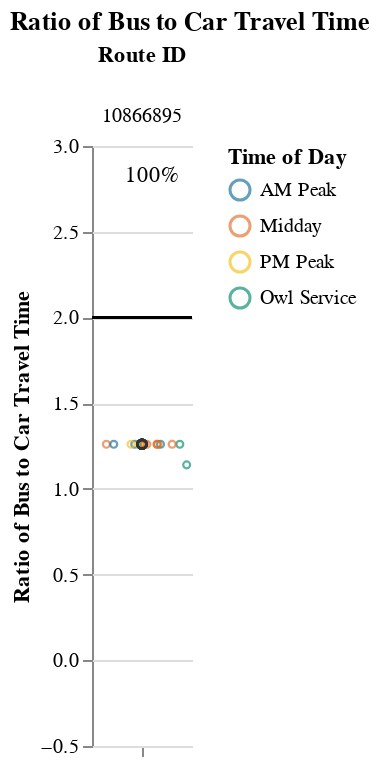
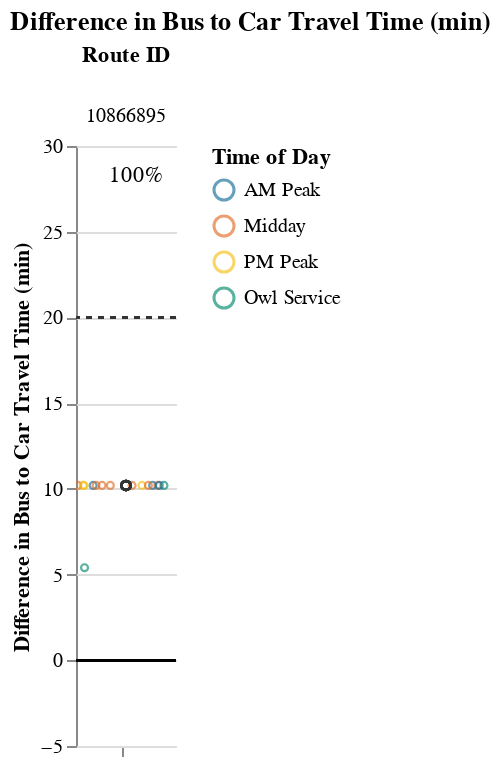

The cell these charts' notebook holds for them, in order:
### Markdown cell above
## Viable Competitive Routes
### Short Routes (< 1 hr)

### Code cell
# Allow for possibility that operator doesn't have routes that fall into certain route_groups
# But, jupyterbook will not like markdown with f-string
# separate out route_group and put in each cell, and use try/except + if to display...
# but all 3 route groups must be displayed. just add sentence about why no routes were returned at the end
route_group = "short"
try:
    display_charts_for_route_group(df, route_group)
except:
    print("No routes meet this criteria.")

### Figure 1 — Vega-Lite specification as saved in the notebook (floating-point values rounded to 4 significant figures)
{"config": {"view": {"continuousWidth": 400, "continuousHeight": 300, "stroke": null}, "facet": {"spacing": 0}}, "data": {"name": "data-06c0a908bde29227600b4a5a19ec3d5e"}, "facet": {"column": {"field": "route_id", "sort": ["10866895"], "title": "Route ID", "type": "nominal"}}, "spec": {"layer": [{"mark": "rule", "encoding": {"color": {"value": "black"}, "y": {"field": "cutoff", "type": "quantitative"}}, "selection": {"selector001": {"type": "interval", "bind": "scales", "encodings": ["x", "y"]}}}, {"mark": {"type": "point", "opacity": 0.65, "size": 12, "strokeWidth": 1.1}, "encoding": {"color": {"field": "time_of_day", "scale": {"range": ["#136C97", "#E16B26", "#F6BF16", "#00896B", "#7790A3", "#5B559C"]}, "sort": ["AM Peak", "Midday", "PM Peak", "Owl Service"], "title": "Time of Day", "type": "nominal"}, "tooltip": [{"field": "route_id", "type": "nominal"}, {"field": "route_name", "type": "nominal"}, {"field": "trip_id", "type": "nominal"}, {"field": "service_hours", "type": "quantitative"}, {"field": "car_duration_hours", "type": "quantitative"}, {"field": "bus_multiplier", "type": "quantitative"}, {"field": "bus_difference", "type": "quantitative"}, {"field": "num_trips", "type": "quantitative"}, {"field": "num_competitive", "type": "quantitative"}, {"field": "pct_trips_competitive", "type": "quantitative"}, {"field": "p25", "type": "quantitative"}, {"field": "p50", "type": "quantitative"}, {"field": "p75", "type": "quantitative"}], "x": {"axis": {"grid": false, "labels": false, "ticks": true, "values": [0]}, "field": "jitter", "scale": {}, "title": null, "type": "quantitative"}, "y": {"field": "bus_multiplier", "scale": {"domain": [-0.25, 3.0]}, "title": "Ratio of Bus to Car Travel Time", "type": "quantitative"}}, "transform": [{"calculate": "sqrt(-2*log(random()))*cos(2*PI*random())", "as": "jitter"}], "width": 50}, {"layer": [{"mark": {"type": "point", "opacity": 0.6, "size": 20, "strokeWidth": 1.3}, "encoding": {"color": {"value": "#323434"}, "y": {"field": "bus_multiplier", "type": "quantitative"}}, "transform": [{"filter": "(datum.p50_trip === 1)"}]}, {"mark": {"type": "text", "align": "center", "baseline": "middle"}, "encoding": {"color": {"value": "black"}, "text": {"field": "pct_trips_competitive", "format": ".0%", "type": "quantitative"}, "tooltip": [{"field": "route_id", "type": "nominal"}, {"field": "route_name", "type": "nominal"}, {"field": "trip_id", "type": "nominal"}, {"field": "service_hours", "type": "quantitative"}, {"field": "car_duration_hours", "type": "quantitative"}, {"field": "bus_multiplier", "type": "quantitative"}, {"field": "bus_difference", "type": "quantitative"}, {"field": "num_trips", "type": "quantitative"}, {"field": "num_competitive", "type": "quantitative"}, {"field": "pct_trips_competitive", "type": "quantitative"}, {"field": "p25", "type": "quantitative"}, {"field": "p50", "type": "quantitative"}, {"field": "p75", "type": "quantitative"}], "x": {"value": 30}, "y": {"value": 15}}, "transform": [{"calculate": "sqrt(-2*log(random()))*cos(2*PI*random())", "as": "jitter"}, {"filter": "(datum.fastest_trip === 1)"}]}]}]}, "resolve": {"scale": {"y": "shared"}}, "title": "Ratio of Bus to Car Travel Time", "$schema": "https://vega.github.io/schema/vega-lite/v4.17.0.json", "datasets": {"data-06c0a908bde29227600b4a5a19ec3d5e": [{"calitp_itp_id": 287, "trip_key": 2075759021022404747, "trip_id": "10866895|10866878:T16|21:15:00", "shape_id": "10866895:1", "route_id": "10866895", "service_hours": 0.75, "trip_first_departure_ts": 76500, "trip_last_arrival_ts": 79200, "departure_hour": 21, "time_of_day": "Owl Service", "p25": 0.83, "p50": 0.83, "p75": 0.83, "p50_trip": 0, "fastest_trip": 1, "car_duration_hours": 0.66, "competitive_route": 1, "bus_multiplier": 1.14, "bus_difference": 5.4, "num_trips": 16, "num_competitive": 16, "pct_trips_competitive": 1.0, "bus_difference_spread": 4.8, "route_group": "short", "max_trip_hrs": 0.83, "max_trip_route_group": 0.83, "below_cutoff": 16, "pct_below_cutoff": 1.0, "name": "City of San Luis Obispo", "caltrans_district": "05 - San Luis Obispo", "drmt_organization_name": null, "route_name": "Higuera/Lovr/Madonna", "cutoff2": 20, "cutoff": 2}, {"calitp_itp_id": 287, "trip_key": -8911019656804120762, "trip_id": "10866895|10866878:T9|14:15:00", "shape_id": "10866895:1", "route_id": "10866895", "service_hours": 0.83, "trip_first_departure_ts": 51300, "trip_last_arrival_ts": 54300, "departure_hour": 14, "time_of_day": "Midday", "p25": 0.83, "p50": 0.83, "p75": 0.83, "p50_trip": 1, "fastest_trip": 0, "car_duration_hours": 0.66, "competitive_route": 1, "bus_multiplier": 1.26, "bus_difference": 10.2, "num_trips": 16, "num_competitive": 16, "pct_trips_competitive": 1.0, "bus_difference_spread": 4.8, "route_group": "short", "max_trip_hrs": 0.83, "max_trip_route_group": 0.83, "below_cutoff": 16, "pct_below_cutoff": 1.0, "name": "City of San Luis Obispo", "caltrans_district": "05 - San Luis Obispo", "drmt_organization_name": null, "route_name": "Higuera/Lovr/Madonna", "cutoff2": 20, "cutoff": 2}, {"calitp_itp_id": 287, "trip_key": -6859023468594061135, "trip_id": "10866895|10866878:T13|18:15:00", "shape_id": "10866895:1", "route_id": "10866895", "service_hours": 0.83, "trip_first_departure_ts": 65700, "trip_last_arrival_ts": 68700, "departure_hour": 18, "time_of_day": "PM Peak", "p25": 0.83, "p50": 0.83, "p75": 0.83, "p50_trip": 1, "fastest_trip": 0, "car_duration_hours": 0.66, "competitive_route": 1, "bus_multiplier": 1.26, "bus_difference": 10.2, "num_trips": 16, "num_competitive": 16, "pct_trips_competitive": 1.0, "bus_difference_spread": 4.8, "route_group": "short", "max_trip_hrs": 0.83, "max_trip_route_group": 0.83, "below_cutoff": 16, "pct_below_cutoff": 1.0, "name": "City of San Luis Obispo", "caltrans_district": "05 - San Luis Obispo", "drmt_organization_name": null, "route_name": "Higuera/Lovr/Madonna", "cutoff2": 20, "cutoff": 2}, {"calitp_itp_id": 287, "trip_key": 8814693209229709741, "trip_id": "10866895|10866878:T4|9:15:00", "shape_id": "10866895:1", "route_id": "10866895", "service_hours": 0.83, "trip_first_departure_ts": 33300, "trip_last_arrival_ts": 36300, "departure_hour": 9, "time_of_day": "AM Peak", "p25": 0.83, "p50": 0.83, "p75": 0.83, "p50_trip": 1, "fastest_trip": 0, "car_duration_hours": 0.66, "competitive_route": 1, "bus_multiplier": 1.26, "bus_difference": 10.2, "num_trips": 16, "num_competitive": 16, "pct_trips_competitive": 1.0, "bus_difference_spread": 4.8, "route_group": "short", "max_trip_hrs": 0.83, "max_trip_route_group": 0.83, "below_cutoff": 16, "pct_below_cutoff": 1.0, "name": "City of San Luis Obispo", "caltrans_district": "05 - San Luis Obispo", "drmt_organization_name": null, "route_name": "Higuera/Lovr/Madonna", "cutoff2": 20, "cutoff": 2}, {"calitp_itp_id": 287, "trip_key": -7202346461268337744, "trip_id": "10866895|10866878:T3|8:15:00", "shape_id": "10866895:1", "route_id": "10866895", "service_hours": 0.83, "trip_first_departure_ts": 29700, "trip_last_arrival_ts": 32700, "departure_hour": 8, "time_of_day": "AM Peak", "p25": 0.83, "p50": 0.83, "p75": 0.83, "p50_trip": 1, "fastest_trip": 0, "car_duration_hours": 0.66, "competitive_route": 1, "bus_multiplier": 1.26, "bus_difference": 10.2, "num_trips": 16, "num_competitive": 16, "pct_trips_competitive": 1.0, "bus_difference_spread": 4.8, "route_group": "short", "max_trip_hrs": 0.83, "max_trip_route_group": 0.83, "below_cutoff": 16, "pct_below_cutoff": 1.0, "name": "City of San Luis Obispo", "caltrans_district": "05 - San Luis Obispo", "drmt_organization_name": null, "route_name": "Higuera/Lovr/Madonna", "cutoff2": 20, "cutoff": 2}, {"calitp_itp_id": 287, "trip_key": -7476821872269480158, "trip_id": "10866895|10866878:T1|6:15:00", "shape_id": "10866895:1", "route_id": "10866895", "service_hours": 0.83, "trip_first_departure_ts": 22500, "trip_last_arrival_ts": 25500, "departure_hour": 6, "time_of_day": "Owl Service", "p25": 0.83, "p50": 0.83, "p75": 0.83, "p50_trip": 1, "fastest_trip": 0, "car_duration_hours": 0.66, "competitive_route": 1, "bus_multiplier": 1.26, "bus_difference": 10.2, "num_trips": 16, "num_competitive": 16, "pct_trips_competitive": 1.0, "bus_difference_spread": 4.8, "route_group": "short", "max_trip_hrs": 0.83, "max_trip_route_group": 0.83, "below_cutoff": 16, "pct_below_cutoff": 1.0, "name": "City of San Luis Obispo", "caltrans_district": "05 - San Luis Obispo", "drmt_organization_name": null, "route_name": "Higuera/Lovr/Madonna", "cutoff2": 20, "cutoff": 2}, {"calitp_itp_id": 287, "trip_key": -7380387715759825857, "trip_id": "10866895|10866878:T12|17:15:00", "shape_id": "10866895:1", "route_id": "10866895", "service_hours": 0.83, "trip_first_departure_ts": 62100, "trip_last_arrival_ts": 65100, "departure_hour": 17, "time_of_day": "PM Peak", "p25": 0.83, "p50": 0.83, "p75": 0.83, "p50_trip": 1, "fastest_trip": 0, "car_duration_hours": 0.66, "competitive_route": 1, "bus_multiplier": 1.26, "bus_difference": 10.2, "num_trips": 16, "num_competitive": 16, "pct_trips_competitive": 1.0, "bus_difference_spread": 4.8, "route_group": "short", "max_trip_hrs": 0.83, "max_trip_route_group": 0.83, "below_cutoff": 16, "pct_below_cutoff": 1.0, "name": "City of San Luis Obispo", "caltrans_district": "05 - San Luis Obispo", "drmt_organization_name": null, "route_name": "Higuera/Lovr/Madonna", "cutoff2": 20, "cutoff": 2}, {"calitp_itp_id": 287, "trip_key": -2262073648913017249, "trip_id": "10866895|10866878:T6|11:15:00", "shape_id": "10866895:1", "route_id": "10866895", "service_hours": 0.83, "trip_first_departure_ts": 40500, "trip_last_arrival_ts": 43500, "departure_hour": 11, "time_of_day": "Midday", "p25": 0.83, "p50": 0.83, "p75": 0.83, "p50_trip": 1, "fastest_trip": 0, "car_duration_hours": 0.66, "competitive_route": 1, "bus_multiplier": 1.26, "bus_difference": 10.2, "num_trips": 16, "num_competitive": 16, "pct_trips_competitive": 1.0, "bus_difference_spread": 4.8, "route_group": "short", "max_trip_hrs": 0.83, "max_trip_route_group": 0.83, "below_cutoff": 16, "pct_below_cutoff": 1.0, "name": "City of San Luis Obispo", "caltrans_district": "05 - San Luis Obispo", "drmt_organization_name": null, "route_name": "Higuera/Lovr/Madonna", "cutoff2": 20, "cutoff": 2}, {"calitp_itp_id": 287, "trip_key": 4048141449126518879, "trip_id": "10866895|10866878:T11|16:15:00", "shape_id": "10866895:1", "route_id": "10866895", "service_hours": 0.83, "trip_first_departure_ts": 58500, "trip_last_arrival_ts": 61500, "departure_hour": 16, "time_of_day": "Midday", "p25": 0.83, "p50": 0.83, "p75": 0.83, "p50_trip": 1, "fastest_trip": 0, "car_duration_hours": 0.66, "competitive_route": 1, "bus_multiplier": 1.26, "bus_difference": 10.2, "num_trips": 16, "num_competitive": 16, "pct_trips_competitive": 1.0, "bus_difference_spread": 4.8, "route_group": "short", "max_trip_hrs": 0.83, "max_trip_route_group": 0.83, "below_cutoff": 16, "pct_below_cutoff": 1.0, "name": "City of San Luis Obispo", "caltrans_district": "05 - San Luis Obispo", "drmt_organization_name": null, "route_name": "Higuera/Lovr/Madonna", "cutoff2": 20, "cutoff": 2}, {"calitp_itp_id": 287, "trip_key": 8756076818352833383, "trip_id": "10866895|10866878:T10|15:15:00", "shape_id": "10866895:1", "route_id": "10866895", "service_hours": 0.83, "trip_first_departure_ts": 54900, "trip_last_arrival_ts": 57900, "departure_hour": 15, "time_of_day": "Midday", "p25": 0.83, "p50": 0.83, "p75": 0.83, "p50_trip": 1, "fastest_trip": 0, "car_duration_hours": 0.66, "competitive_route": 1, "bus_multiplier": 1.26, "bus_difference": 10.2, "num_trips": 16, "num_competitive": 16, "pct_trips_competitive": 1.0, "bus_difference_spread": 4.8, "route_group": "short", "max_trip_hrs": 0.83, "max_trip_route_group": 0.83, "below_cutoff": 16, "pct_below_cutoff": 1.0, "name": "City of San Luis Obispo", "caltrans_district": "05 - San Luis Obispo", "drmt_organization_name": null, "route_name": "Higuera/Lovr/Madonna", "cutoff2": 20, "cutoff": 2}, {"calitp_itp_id": 287, "trip_key": -337138823151757011, "trip_id": "10866895|10866878:T2|7:15:00", "shape_id": "10866895:1", "route_id": "10866895", "service_hours": 0.83, "trip_first_departure_ts": 26100, "trip_last_arrival_ts": 29100, "departure_hour": 7, "time_of_day": "AM Peak", "p25": 0.83, "p50": 0.83, "p75": 0.83, "p50_trip": 1, "fastest_trip": 0, "car_duration_hours": 0.66, "competitive_route": 1, "bus_multiplier": 1.26, "bus_difference": 10.2, "num_trips": 16, "num_competitive": 16, "pct_trips_competitive": 1.0, "bus_difference_spread": 4.8, "route_group": "short", "max_trip_hrs": 0.83, "max_trip_route_group": 0.83, "below_cutoff": 16, "pct_below_cutoff": 1.0, "name": "City of San Luis Obispo", "caltrans_district": "05 - San Luis Obispo", "drmt_organization_name": null, "route_name": "Higuera/Lovr/Madonna", "cutoff2": 20, "cutoff": 2}, {"calitp_itp_id": 287, "trip_key": 8690689891617402664, "trip_id": "10866895|10866878:T5|10:15:00", "shape_id": "10866895:1", "route_id": "10866895", "service_hours": 0.83, "trip_first_departure_ts": 36900, "trip_last_arrival_ts": 39900, "departure_hour": 10, "time_of_day": "Midday", "p25": 0.83, "p50": 0.83, "p75": 0.83, "p50_trip": 1, "fastest_trip": 0, "car_duration_hours": 0.66, "competitive_route": 1, "bus_multiplier": 1.26, "bus_difference": 10.2, "num_trips": 16, "num_competitive": 16, "pct_trips_competitive": 1.0, "bus_difference_spread": 4.8, "route_group": "short", "max_trip_hrs": 0.83, "max_trip_route_group": 0.83, "below_cutoff": 16, "pct_below_cutoff": 1.0, "name": "City of San Luis Obispo", "caltrans_district": "05 - San Luis Obispo", "drmt_organization_name": null, "route_name": "Higuera/Lovr/Madonna", "cutoff2": 20, "cutoff": 2}, {"calitp_itp_id": 287, "trip_key": 8403400176178132488, "trip_id": "10866895|10866878:T8|13:15:00", "shape_id": "10866895:1", "route_id": "10866895", "service_hours": 0.83, "trip_first_departure_ts": 47700, "trip_last_arrival_ts": 50700, "departure_hour": 13, "time_of_day": "Midday", "p25": 0.83, "p50": 0.83, "p75": 0.83, "p50_trip": 1, "fastest_trip": 0, "car_duration_hours": 0.66, "competitive_route": 1, "bus_multiplier": 1.26, "bus_difference": 10.2, "num_trips": 16, "num_competitive": 16, "pct_trips_competitive": 1.0, "bus_difference_spread": 4.8, "route_group": "short", "max_trip_hrs": 0.83, "max_trip_route_group": 0.83, "below_cutoff": 16, "pct_below_cutoff": 1.0, "name": "City of San Luis Obispo", "caltrans_district": "05 - San Luis Obispo", "drmt_organization_name": null, "route_name": "Higuera/Lovr/Madonna", "cutoff2": 20, "cutoff": 2}, {"calitp_itp_id": 287, "trip_key": 5691201698693500380, "trip_id": "10866895|10866878:T14|19:15:00", "shape_id": "10866895:1", "route_id": "10866895", "service_hours": 0.83, "trip_first_departure_ts": 69300, "trip_last_arrival_ts": 72300, "departure_hour": 19, "time_of_day": "PM Peak", "p25": 0.83, "p50": 0.83, "p75": 0.83, "p50_trip": 1, "fastest_trip": 0, "car_duration_hours": 0.66, "competitive_route": 1, "bus_multiplier": 1.26, "bus_difference": 10.2, "num_trips": 16, "num_competitive": 16, "pct_trips_competitive": 1.0, "bus_difference_spread": 4.8, "route_group": "short", "max_trip_hrs": 0.83, "max_trip_route_group": 0.83, "below_cutoff": 16, "pct_below_cutoff": 1.0, "name": "City of San Luis Obispo", "caltrans_district": "05 - San Luis Obispo", "drmt_organization_name": null, "route_name": "Higuera/Lovr/Madonna", "cutoff2": 20, "cutoff": 2}, {"calitp_itp_id": 287, "trip_key": -3997273526614680756, "trip_id": "10866895|10866878:T15|20:15:00", "shape_id": "10866895:1", "route_id": "10866895", "service_hours": 0.83, "trip_first_departure_ts": 72900, "trip_last_arrival_ts": 75900, "departure_hour": 20, "time_of_day": "Owl Service", "p25": 0.83, "p50": 0.83, "p75": 0.83, "p50_trip": 1, "fastest_trip": 0, "car_duration_hours": 0.66, "competitive_route": 1, "bus_multiplier": 1.26, "bus_difference": 10.2, "num_trips": 16, "num_competitive": 16, "pct_trips_competitive": 1.0, "bus_difference_spread": 4.8, "route_group": "short", "max_trip_hrs": 0.83, "max_trip_route_group": 0.83, "below_cutoff": 16, "pct_below_cutoff": 1.0, "name": "City of San Luis Obispo", "caltrans_district": "05 - San Luis Obispo", "drmt_organization_name": null, "route_name": "Higuera/Lovr/Madonna", "cutoff2": 20, "cutoff": 2}, {"calitp_itp_id": 287, "trip_key": 7084391541408794417, "trip_id": "10866895|10866878:T7|12:15:00", "shape_id": "10866895:1", "route_id": "10866895", "service_hours": 0.83, "trip_first_departure_ts": 44100, "trip_last_arrival_ts": 47100, "departure_hour": 12, "time_of_day": "Midday", "p25": 0.83, "p50": 0.83, "p75": 0.83, "p50_trip": 1, "fastest_trip": 0, "car_duration_hours": 0.66, "competitive_route": 1, "bus_multiplier": 1.26, "bus_difference": 10.2, "num_trips": 16, "num_competitive": 16, "pct_trips_competitive": 1.0, "bus_difference_spread": 4.8, "route_group": "short", "max_trip_hrs": 0.83, "max_trip_route_group": 0.83, "below_cutoff": 16, "pct_below_cutoff": 1.0, "name": "City of San Luis Obispo", "caltrans_district": "05 - San Luis Obispo", "drmt_organization_name": null, "route_name": "Higuera/Lovr/Madonna", "cutoff2": 20, "cutoff": 2}]}}

### Figure 2 — Vega-Lite specification as saved in the notebook (floating-point values rounded to 4 significant figures)
{"config": {"view": {"continuousWidth": 400, "continuousHeight": 300, "stroke": null}, "facet": {"spacing": 0}}, "data": {"name": "data-81367e27b26c5b320ee302432babf36a"}, "facet": {"column": {"field": "route_id", "sort": ["10866895"], "title": "Route ID", "type": "nominal"}}, "spec": {"layer": [{"mark": "rule", "encoding": {"color": {"value": "black"}, "y": {"field": "cutoff", "type": "quantitative"}}, "selection": {"selector002": {"type": "interval", "bind": "scales", "encodings": ["x", "y"]}}}, {"mark": {"type": "rule", "strokeDash": [3, 3]}, "encoding": {"color": {"value": "#323434"}, "y": {"field": "cutoff2", "type": "quantitative"}}}, {"mark": {"type": "point", "opacity": 0.65, "size": 12, "strokeWidth": 1.1}, "encoding": {"color": {"field": "time_of_day", "scale": {"range": ["#136C97", "#E16B26", "#F6BF16", "#00896B", "#7790A3", "#5B559C"]}, "sort": ["AM Peak", "Midday", "PM Peak", "Owl Service"], "title": "Time of Day", "type": "nominal"}, "tooltip": [{"field": "route_id", "type": "nominal"}, {"field": "route_name", "type": "nominal"}, {"field": "trip_id", "type": "nominal"}, {"field": "service_hours", "type": "quantitative"}, {"field": "car_duration_hours", "type": "quantitative"}, {"field": "bus_multiplier", "type": "quantitative"}, {"field": "bus_difference", "type": "quantitative"}, {"field": "num_trips", "type": "quantitative"}, {"field": "num_competitive", "type": "quantitative"}, {"field": "pct_trips_competitive", "type": "quantitative"}, {"field": "p25", "type": "quantitative"}, {"field": "p50", "type": "quantitative"}, {"field": "p75", "type": "quantitative"}], "x": {"axis": {"grid": false, "labels": false, "ticks": true, "values": [0]}, "field": "jitter", "scale": {}, "title": null, "type": "quantitative"}, "y": {"field": "bus_difference", "scale": {"domain": [-5, 30.0]}, "title": "Difference in Bus to Car Travel Time (min)", "type": "quantitative"}}, "transform": [{"calculate": "sqrt(-2*log(random()))*cos(2*PI*random())", "as": "jitter"}], "width": 50}, {"layer": [{"mark": {"type": "point", "opacity": 0.6, "size": 20, "strokeWidth": 1.3}, "encoding": {"color": {"value": "#323434"}, "y": {"field": "bus_difference", "type": "quantitative"}}, "transform": [{"filter": "(datum.p50_trip === 1)"}]}, {"mark": {"type": "text", "align": "center", "baseline": "middle"}, "encoding": {"color": {"value": "black"}, "text": {"field": "pct_trips_competitive", "format": ".0%", "type": "quantitative"}, "tooltip": [{"field": "route_id", "type": "nominal"}, {"field": "route_name", "type": "nominal"}, {"field": "trip_id", "type": "nominal"}, {"field": "service_hours", "type": "quantitative"}, {"field": "car_duration_hours", "type": "quantitative"}, {"field": "bus_multiplier", "type": "quantitative"}, {"field": "bus_difference", "type": "quantitative"}, {"field": "num_trips", "type": "quantitative"}, {"field": "num_competitive", "type": "quantitative"}, {"field": "pct_trips_competitive", "type": "quantitative"}, {"field": "p25", "type": "quantitative"}, {"field": "p50", "type": "quantitative"}, {"field": "p75", "type": "quantitative"}], "x": {"value": 30}, "y": {"value": 15}}, "transform": [{"calculate": "sqrt(-2*log(random()))*cos(2*PI*random())", "as": "jitter"}, {"filter": "(datum.fastest_trip === 1)"}]}]}]}, "resolve": {"scale": {"y": "shared"}}, "title": "Difference in Bus to Car Travel Time (min)", "$schema": "https://vega.github.io/schema/vega-lite/v4.17.0.json", "datasets": {"data-81367e27b26c5b320ee302432babf36a": [{"calitp_itp_id": 287, "trip_key": 2075759021022404747, "trip_id": "10866895|10866878:T16|21:15:00", "shape_id": "10866895:1", "route_id": "10866895", "service_hours": 0.75, "trip_first_departure_ts": 76500, "trip_last_arrival_ts": 79200, "departure_hour": 21, "time_of_day": "Owl Service", "p25": 0.83, "p50": 0.83, "p75": 0.83, "p50_trip": 0, "fastest_trip": 1, "car_duration_hours": 0.66, "competitive_route": 1, "bus_multiplier": 1.14, "bus_difference": 5.4, "num_trips": 16, "num_competitive": 16, "pct_trips_competitive": 1.0, "bus_difference_spread": 4.8, "route_group": "short", "max_trip_hrs": 0.83, "max_trip_route_group": 0.83, "below_cutoff": 16, "pct_below_cutoff": 1.0, "name": "City of San Luis Obispo", "caltrans_district": "05 - San Luis Obispo", "drmt_organization_name": null, "route_name": "Higuera/Lovr/Madonna", "cutoff2": 20, "cutoff": 0}, {"calitp_itp_id": 287, "trip_key": -8911019656804120762, "trip_id": "10866895|10866878:T9|14:15:00", "shape_id": "10866895:1", "route_id": "10866895", "service_hours": 0.83, "trip_first_departure_ts": 51300, "trip_last_arrival_ts": 54300, "departure_hour": 14, "time_of_day": "Midday", "p25": 0.83, "p50": 0.83, "p75": 0.83, "p50_trip": 1, "fastest_trip": 0, "car_duration_hours": 0.66, "competitive_route": 1, "bus_multiplier": 1.26, "bus_difference": 10.2, "num_trips": 16, "num_competitive": 16, "pct_trips_competitive": 1.0, "bus_difference_spread": 4.8, "route_group": "short", "max_trip_hrs": 0.83, "max_trip_route_group": 0.83, "below_cutoff": 16, "pct_below_cutoff": 1.0, "name": "City of San Luis Obispo", "caltrans_district": "05 - San Luis Obispo", "drmt_organization_name": null, "route_name": "Higuera/Lovr/Madonna", "cutoff2": 20, "cutoff": 0}, {"calitp_itp_id": 287, "trip_key": -6859023468594061135, "trip_id": "10866895|10866878:T13|18:15:00", "shape_id": "10866895:1", "route_id": "10866895", "service_hours": 0.83, "trip_first_departure_ts": 65700, "trip_last_arrival_ts": 68700, "departure_hour": 18, "time_of_day": "PM Peak", "p25": 0.83, "p50": 0.83, "p75": 0.83, "p50_trip": 1, "fastest_trip": 0, "car_duration_hours": 0.66, "competitive_route": 1, "bus_multiplier": 1.26, "bus_difference": 10.2, "num_trips": 16, "num_competitive": 16, "pct_trips_competitive": 1.0, "bus_difference_spread": 4.8, "route_group": "short", "max_trip_hrs": 0.83, "max_trip_route_group": 0.83, "below_cutoff": 16, "pct_below_cutoff": 1.0, "name": "City of San Luis Obispo", "caltrans_district": "05 - San Luis Obispo", "drmt_organization_name": null, "route_name": "Higuera/Lovr/Madonna", "cutoff2": 20, "cutoff": 0}, {"calitp_itp_id": 287, "trip_key": 8814693209229709741, "trip_id": "10866895|10866878:T4|9:15:00", "shape_id": "10866895:1", "route_id": "10866895", "service_hours": 0.83, "trip_first_departure_ts": 33300, "trip_last_arrival_ts": 36300, "departure_hour": 9, "time_of_day": "AM Peak", "p25": 0.83, "p50": 0.83, "p75": 0.83, "p50_trip": 1, "fastest_trip": 0, "car_duration_hours": 0.66, "competitive_route": 1, "bus_multiplier": 1.26, "bus_difference": 10.2, "num_trips": 16, "num_competitive": 16, "pct_trips_competitive": 1.0, "bus_difference_spread": 4.8, "route_group": "short", "max_trip_hrs": 0.83, "max_trip_route_group": 0.83, "below_cutoff": 16, "pct_below_cutoff": 1.0, "name": "City of San Luis Obispo", "caltrans_district": "05 - San Luis Obispo", "drmt_organization_name": null, "route_name": "Higuera/Lovr/Madonna", "cutoff2": 20, "cutoff": 0}, {"calitp_itp_id": 287, "trip_key": -7202346461268337744, "trip_id": "10866895|10866878:T3|8:15:00", "shape_id": "10866895:1", "route_id": "10866895", "service_hours": 0.83, "trip_first_departure_ts": 29700, "trip_last_arrival_ts": 32700, "departure_hour": 8, "time_of_day": "AM Peak", "p25": 0.83, "p50": 0.83, "p75": 0.83, "p50_trip": 1, "fastest_trip": 0, "car_duration_hours": 0.66, "competitive_route": 1, "bus_multiplier": 1.26, "bus_difference": 10.2, "num_trips": 16, "num_competitive": 16, "pct_trips_competitive": 1.0, "bus_difference_spread": 4.8, "route_group": "short", "max_trip_hrs": 0.83, "max_trip_route_group": 0.83, "below_cutoff": 16, "pct_below_cutoff": 1.0, "name": "City of San Luis Obispo", "caltrans_district": "05 - San Luis Obispo", "drmt_organization_name": null, "route_name": "Higuera/Lovr/Madonna", "cutoff2": 20, "cutoff": 0}, {"calitp_itp_id": 287, "trip_key": -7476821872269480158, "trip_id": "10866895|10866878:T1|6:15:00", "shape_id": "10866895:1", "route_id": "10866895", "service_hours": 0.83, "trip_first_departure_ts": 22500, "trip_last_arrival_ts": 25500, "departure_hour": 6, "time_of_day": "Owl Service", "p25": 0.83, "p50": 0.83, "p75": 0.83, "p50_trip": 1, "fastest_trip": 0, "car_duration_hours": 0.66, "competitive_route": 1, "bus_multiplier": 1.26, "bus_difference": 10.2, "num_trips": 16, "num_competitive": 16, "pct_trips_competitive": 1.0, "bus_difference_spread": 4.8, "route_group": "short", "max_trip_hrs": 0.83, "max_trip_route_group": 0.83, "below_cutoff": 16, "pct_below_cutoff": 1.0, "name": "City of San Luis Obispo", "caltrans_district": "05 - San Luis Obispo", "drmt_organization_name": null, "route_name": "Higuera/Lovr/Madonna", "cutoff2": 20, "cutoff": 0}, {"calitp_itp_id": 287, "trip_key": -7380387715759825857, "trip_id": "10866895|10866878:T12|17:15:00", "shape_id": "10866895:1", "route_id": "10866895", "service_hours": 0.83, "trip_first_departure_ts": 62100, "trip_last_arrival_ts": 65100, "departure_hour": 17, "time_of_day": "PM Peak", "p25": 0.83, "p50": 0.83, "p75": 0.83, "p50_trip": 1, "fastest_trip": 0, "car_duration_hours": 0.66, "competitive_route": 1, "bus_multiplier": 1.26, "bus_difference": 10.2, "num_trips": 16, "num_competitive": 16, "pct_trips_competitive": 1.0, "bus_difference_spread": 4.8, "route_group": "short", "max_trip_hrs": 0.83, "max_trip_route_group": 0.83, "below_cutoff": 16, "pct_below_cutoff": 1.0, "name": "City of San Luis Obispo", "caltrans_district": "05 - San Luis Obispo", "drmt_organization_name": null, "route_name": "Higuera/Lovr/Madonna", "cutoff2": 20, "cutoff": 0}, {"calitp_itp_id": 287, "trip_key": -2262073648913017249, "trip_id": "10866895|10866878:T6|11:15:00", "shape_id": "10866895:1", "route_id": "10866895", "service_hours": 0.83, "trip_first_departure_ts": 40500, "trip_last_arrival_ts": 43500, "departure_hour": 11, "time_of_day": "Midday", "p25": 0.83, "p50": 0.83, "p75": 0.83, "p50_trip": 1, "fastest_trip": 0, "car_duration_hours": 0.66, "competitive_route": 1, "bus_multiplier": 1.26, "bus_difference": 10.2, "num_trips": 16, "num_competitive": 16, "pct_trips_competitive": 1.0, "bus_difference_spread": 4.8, "route_group": "short", "max_trip_hrs": 0.83, "max_trip_route_group": 0.83, "below_cutoff": 16, "pct_below_cutoff": 1.0, "name": "City of San Luis Obispo", "caltrans_district": "05 - San Luis Obispo", "drmt_organization_name": null, "route_name": "Higuera/Lovr/Madonna", "cutoff2": 20, "cutoff": 0}, {"calitp_itp_id": 287, "trip_key": 4048141449126518879, "trip_id": "10866895|10866878:T11|16:15:00", "shape_id": "10866895:1", "route_id": "10866895", "service_hours": 0.83, "trip_first_departure_ts": 58500, "trip_last_arrival_ts": 61500, "departure_hour": 16, "time_of_day": "Midday", "p25": 0.83, "p50": 0.83, "p75": 0.83, "p50_trip": 1, "fastest_trip": 0, "car_duration_hours": 0.66, "competitive_route": 1, "bus_multiplier": 1.26, "bus_difference": 10.2, "num_trips": 16, "num_competitive": 16, "pct_trips_competitive": 1.0, "bus_difference_spread": 4.8, "route_group": "short", "max_trip_hrs": 0.83, "max_trip_route_group": 0.83, "below_cutoff": 16, "pct_below_cutoff": 1.0, "name": "City of San Luis Obispo", "caltrans_district": "05 - San Luis Obispo", "drmt_organization_name": null, "route_name": "Higuera/Lovr/Madonna", "cutoff2": 20, "cutoff": 0}, {"calitp_itp_id": 287, "trip_key": 8756076818352833383, "trip_id": "10866895|10866878:T10|15:15:00", "shape_id": "10866895:1", "route_id": "10866895", "service_hours": 0.83, "trip_first_departure_ts": 54900, "trip_last_arrival_ts": 57900, "departure_hour": 15, "time_of_day": "Midday", "p25": 0.83, "p50": 0.83, "p75": 0.83, "p50_trip": 1, "fastest_trip": 0, "car_duration_hours": 0.66, "competitive_route": 1, "bus_multiplier": 1.26, "bus_difference": 10.2, "num_trips": 16, "num_competitive": 16, "pct_trips_competitive": 1.0, "bus_difference_spread": 4.8, "route_group": "short", "max_trip_hrs": 0.83, "max_trip_route_group": 0.83, "below_cutoff": 16, "pct_below_cutoff": 1.0, "name": "City of San Luis Obispo", "caltrans_district": "05 - San Luis Obispo", "drmt_organization_name": null, "route_name": "Higuera/Lovr/Madonna", "cutoff2": 20, "cutoff": 0}, {"calitp_itp_id": 287, "trip_key": -337138823151757011, "trip_id": "10866895|10866878:T2|7:15:00", "shape_id": "10866895:1", "route_id": "10866895", "service_hours": 0.83, "trip_first_departure_ts": 26100, "trip_last_arrival_ts": 29100, "departure_hour": 7, "time_of_day": "AM Peak", "p25": 0.83, "p50": 0.83, "p75": 0.83, "p50_trip": 1, "fastest_trip": 0, "car_duration_hours": 0.66, "competitive_route": 1, "bus_multiplier": 1.26, "bus_difference": 10.2, "num_trips": 16, "num_competitive": 16, "pct_trips_competitive": 1.0, "bus_difference_spread": 4.8, "route_group": "short", "max_trip_hrs": 0.83, "max_trip_route_group": 0.83, "below_cutoff": 16, "pct_below_cutoff": 1.0, "name": "City of San Luis Obispo", "caltrans_district": "05 - San Luis Obispo", "drmt_organization_name": null, "route_name": "Higuera/Lovr/Madonna", "cutoff2": 20, "cutoff": 0}, {"calitp_itp_id": 287, "trip_key": 8690689891617402664, "trip_id": "10866895|10866878:T5|10:15:00", "shape_id": "10866895:1", "route_id": "10866895", "service_hours": 0.83, "trip_first_departure_ts": 36900, "trip_last_arrival_ts": 39900, "departure_hour": 10, "time_of_day": "Midday", "p25": 0.83, "p50": 0.83, "p75": 0.83, "p50_trip": 1, "fastest_trip": 0, "car_duration_hours": 0.66, "competitive_route": 1, "bus_multiplier": 1.26, "bus_difference": 10.2, "num_trips": 16, "num_competitive": 16, "pct_trips_competitive": 1.0, "bus_difference_spread": 4.8, "route_group": "short", "max_trip_hrs": 0.83, "max_trip_route_group": 0.83, "below_cutoff": 16, "pct_below_cutoff": 1.0, "name": "City of San Luis Obispo", "caltrans_district": "05 - San Luis Obispo", "drmt_organization_name": null, "route_name": "Higuera/Lovr/Madonna", "cutoff2": 20, "cutoff": 0}, {"calitp_itp_id": 287, "trip_key": 8403400176178132488, "trip_id": "10866895|10866878:T8|13:15:00", "shape_id": "10866895:1", "route_id": "10866895", "service_hours": 0.83, "trip_first_departure_ts": 47700, "trip_last_arrival_ts": 50700, "departure_hour": 13, "time_of_day": "Midday", "p25": 0.83, "p50": 0.83, "p75": 0.83, "p50_trip": 1, "fastest_trip": 0, "car_duration_hours": 0.66, "competitive_route": 1, "bus_multiplier": 1.26, "bus_difference": 10.2, "num_trips": 16, "num_competitive": 16, "pct_trips_competitive": 1.0, "bus_difference_spread": 4.8, "route_group": "short", "max_trip_hrs": 0.83, "max_trip_route_group": 0.83, "below_cutoff": 16, "pct_below_cutoff": 1.0, "name": "City of San Luis Obispo", "caltrans_district": "05 - San Luis Obispo", "drmt_organization_name": null, "route_name": "Higuera/Lovr/Madonna", "cutoff2": 20, "cutoff": 0}, {"calitp_itp_id": 287, "trip_key": 5691201698693500380, "trip_id": "10866895|10866878:T14|19:15:00", "shape_id": "10866895:1", "route_id": "10866895", "service_hours": 0.83, "trip_first_departure_ts": 69300, "trip_last_arrival_ts": 72300, "departure_hour": 19, "time_of_day": "PM Peak", "p25": 0.83, "p50": 0.83, "p75": 0.83, "p50_trip": 1, "fastest_trip": 0, "car_duration_hours": 0.66, "competitive_route": 1, "bus_multiplier": 1.26, "bus_difference": 10.2, "num_trips": 16, "num_competitive": 16, "pct_trips_competitive": 1.0, "bus_difference_spread": 4.8, "route_group": "short", "max_trip_hrs": 0.83, "max_trip_route_group": 0.83, "below_cutoff": 16, "pct_below_cutoff": 1.0, "name": "City of San Luis Obispo", "caltrans_district": "05 - San Luis Obispo", "drmt_organization_name": null, "route_name": "Higuera/Lovr/Madonna", "cutoff2": 20, "cutoff": 0}, {"calitp_itp_id": 287, "trip_key": -3997273526614680756, "trip_id": "10866895|10866878:T15|20:15:00", "shape_id": "10866895:1", "route_id": "10866895", "service_hours": 0.83, "trip_first_departure_ts": 72900, "trip_last_arrival_ts": 75900, "departure_hour": 20, "time_of_day": "Owl Service", "p25": 0.83, "p50": 0.83, "p75": 0.83, "p50_trip": 1, "fastest_trip": 0, "car_duration_hours": 0.66, "competitive_route": 1, "bus_multiplier": 1.26, "bus_difference": 10.2, "num_trips": 16, "num_competitive": 16, "pct_trips_competitive": 1.0, "bus_difference_spread": 4.8, "route_group": "short", "max_trip_hrs": 0.83, "max_trip_route_group": 0.83, "below_cutoff": 16, "pct_below_cutoff": 1.0, "name": "City of San Luis Obispo", "caltrans_district": "05 - San Luis Obispo", "drmt_organization_name": null, "route_name": "Higuera/Lovr/Madonna", "cutoff2": 20, "cutoff": 0}, {"calitp_itp_id": 287, "trip_key": 7084391541408794417, "trip_id": "10866895|10866878:T7|12:15:00", "shape_id": "10866895:1", "route_id": "10866895", "service_hours": 0.83, "trip_first_departure_ts": 44100, "trip_last_arrival_ts": 47100, "departure_hour": 12, "time_of_day": "Midday", "p25": 0.83, "p50": 0.83, "p75": 0.83, "p50_trip": 1, "fastest_trip": 0, "car_duration_hours": 0.66, "competitive_route": 1, "bus_multiplier": 1.26, "bus_difference": 10.2, "num_trips": 16, "num_competitive": 16, "pct_trips_competitive": 1.0, "bus_difference_spread": 4.8, "route_group": "short", "max_trip_hrs": 0.83, "max_trip_route_group": 0.83, "below_cutoff": 16, "pct_below_cutoff": 1.0, "name": "City of San Luis Obispo", "caltrans_district": "05 - San Luis Obispo", "drmt_organization_name": null, "route_name": "Higuera/Lovr/Madonna", "cutoff2": 20, "cutoff": 0}]}}
